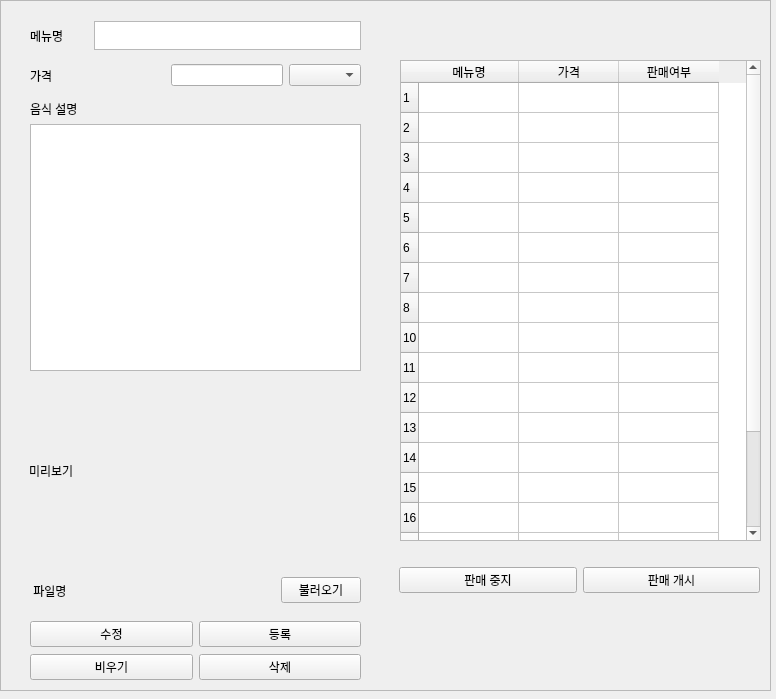
<?xml version="1.0" encoding="UTF-8"?>
<ui version="4.0">
 <class>menuAddForm</class>
 <widget class="QWidget" name="menuAddForm">
  <property name="geometry">
   <rect>
    <x>0</x>
    <y>0</y>
    <width>776</width>
    <height>699</height>
   </rect>
  </property>
  <property name="minimumSize">
   <size>
    <width>776</width>
    <height>699</height>
   </size>
  </property>
  <property name="maximumSize">
   <size>
    <width>776</width>
    <height>699</height>
   </size>
  </property>
  <property name="windowTitle">
   <string>Form</string>
  </property>
  <widget class="QFrame" name="menuWidget">
   <property name="geometry">
    <rect>
     <x>0</x>
     <y>0</y>
     <width>771</width>
     <height>691</height>
    </rect>
   </property>
   <property name="frameShape">
    <enum>QFrame::StyledPanel</enum>
   </property>
   <property name="frameShadow">
    <enum>QFrame::Raised</enum>
   </property>
   <widget class="QTableWidget" name="tableWidget">
    <property name="geometry">
     <rect>
      <x>400</x>
      <y>60</y>
      <width>361</width>
      <height>481</height>
     </rect>
    </property>
    <row>
     <property name="text">
      <string>1</string>
     </property>
    </row>
    <row>
     <property name="text">
      <string>2</string>
     </property>
    </row>
    <row>
     <property name="text">
      <string>3</string>
     </property>
    </row>
    <row>
     <property name="text">
      <string>4</string>
     </property>
    </row>
    <row>
     <property name="text">
      <string>5</string>
     </property>
    </row>
    <row>
     <property name="text">
      <string>6</string>
     </property>
    </row>
    <row>
     <property name="text">
      <string>7</string>
     </property>
    </row>
    <row>
     <property name="text">
      <string>8</string>
     </property>
    </row>
    <row>
     <property name="text">
      <string>10</string>
     </property>
    </row>
    <row>
     <property name="text">
      <string>11</string>
     </property>
    </row>
    <row>
     <property name="text">
      <string>12</string>
     </property>
    </row>
    <row>
     <property name="text">
      <string>13</string>
     </property>
    </row>
    <row>
     <property name="text">
      <string>14</string>
     </property>
    </row>
    <row>
     <property name="text">
      <string>15</string>
     </property>
    </row>
    <row>
     <property name="text">
      <string>16</string>
     </property>
    </row>
    <row>
     <property name="text">
      <string>17</string>
     </property>
    </row>
    <row>
     <property name="text">
      <string>18</string>
     </property>
    </row>
    <row>
     <property name="text">
      <string>19</string>
     </property>
    </row>
    <row>
     <property name="text">
      <string>20</string>
     </property>
    </row>
    <column>
     <property name="text">
      <string>메뉴명</string>
     </property>
    </column>
    <column>
     <property name="text">
      <string>가격</string>
     </property>
    </column>
    <column>
     <property name="text">
      <string>판매여부</string>
     </property>
    </column>
   </widget>
   <widget class="QWidget" name="horizontalLayoutWidget">
    <property name="geometry">
     <rect>
      <x>30</x>
      <y>20</y>
      <width>331</width>
      <height>31</height>
     </rect>
    </property>
    <layout class="QHBoxLayout" name="horizontalLayout">
     <item>
      <widget class="QLabel" name="label">
       <property name="text">
        <string>메뉴명</string>
       </property>
      </widget>
     </item>
     <item>
      <widget class="QPlainTextEdit" name="plainTextEdit">
       <property name="minimumSize">
        <size>
         <width>267</width>
         <height>29</height>
        </size>
       </property>
       <property name="maximumSize">
        <size>
         <width>267</width>
         <height>29</height>
        </size>
       </property>
      </widget>
     </item>
    </layout>
   </widget>
   <widget class="QWidget" name="horizontalLayoutWidget_2">
    <property name="geometry">
     <rect>
      <x>30</x>
      <y>60</y>
      <width>331</width>
      <height>31</height>
     </rect>
    </property>
    <layout class="QHBoxLayout" name="horizontalLayout_2">
     <item>
      <widget class="QLabel" name="label_2">
       <property name="text">
        <string>가격</string>
       </property>
      </widget>
     </item>
     <item>
      <spacer name="horizontalSpacer_2">
       <property name="orientation">
        <enum>Qt::Horizontal</enum>
       </property>
       <property name="sizeHint" stdset="0">
        <size>
         <width>40</width>
         <height>20</height>
        </size>
       </property>
      </spacer>
     </item>
     <item>
      <widget class="QLineEdit" name="lineEdit"/>
     </item>
     <item>
      <widget class="QComboBox" name="comboBox"/>
     </item>
    </layout>
   </widget>
   <widget class="QWidget" name="verticalLayoutWidget">
    <property name="geometry">
     <rect>
      <x>30</x>
      <y>100</y>
      <width>331</width>
      <height>271</height>
     </rect>
    </property>
    <layout class="QVBoxLayout" name="verticalLayout">
     <item>
      <widget class="QLabel" name="label_3">
       <property name="text">
        <string>음식 설명</string>
       </property>
      </widget>
     </item>
     <item>
      <widget class="QTextEdit" name="textEdit"/>
     </item>
    </layout>
   </widget>
   <widget class="QWidget" name="horizontalLayoutWidget_3">
    <property name="geometry">
     <rect>
      <x>30</x>
      <y>570</y>
      <width>331</width>
      <height>41</height>
     </rect>
    </property>
    <layout class="QHBoxLayout" name="horizontalLayout_4">
     <item>
      <widget class="QLabel" name="label_4">
       <property name="text">
        <string> 파일명  </string>
       </property>
      </widget>
     </item>
     <item>
      <spacer name="horizontalSpacer">
       <property name="orientation">
        <enum>Qt::Horizontal</enum>
       </property>
       <property name="sizeHint" stdset="0">
        <size>
         <width>40</width>
         <height>20</height>
        </size>
       </property>
      </spacer>
     </item>
     <item>
      <widget class="QPushButton" name="seletImage">
       <property name="text">
        <string>불러오기</string>
       </property>
      </widget>
     </item>
    </layout>
   </widget>
   <widget class="QWidget" name="horizontalLayoutWidget_4">
    <property name="geometry">
     <rect>
      <x>30</x>
      <y>620</y>
      <width>331</width>
      <height>61</height>
     </rect>
    </property>
    <layout class="QGridLayout" name="gridLayout">
     <item row="0" column="0">
      <widget class="QPushButton" name="modButton">
       <property name="text">
        <string>수정</string>
       </property>
      </widget>
     </item>
     <item row="0" column="1">
      <widget class="QPushButton" name="addButton">
       <property name="text">
        <string>등록</string>
       </property>
      </widget>
     </item>
     <item row="1" column="0">
      <widget class="QPushButton" name="clearButton">
       <property name="text">
        <string>비우기</string>
       </property>
      </widget>
     </item>
     <item row="1" column="1">
      <widget class="QPushButton" name="deleteButton">
       <property name="text">
        <string>삭제</string>
       </property>
      </widget>
     </item>
    </layout>
   </widget>
   <widget class="QWidget" name="horizontalLayoutWidget_5">
    <property name="geometry">
     <rect>
      <x>399</x>
      <y>550</y>
      <width>361</width>
      <height>61</height>
     </rect>
    </property>
    <layout class="QHBoxLayout" name="horizontalLayout_6">
     <item>
      <widget class="QPushButton" name="pushButton_5">
       <property name="text">
        <string>판매 중지</string>
       </property>
      </widget>
     </item>
     <item>
      <widget class="QPushButton" name="pushButton_4">
       <property name="text">
        <string>판매 개시</string>
       </property>
      </widget>
     </item>
    </layout>
   </widget>
   <widget class="QWidget" name="verticalLayoutWidget_2">
    <property name="geometry">
     <rect>
      <x>29</x>
      <y>380</y>
      <width>331</width>
      <height>181</height>
     </rect>
    </property>
    <layout class="QVBoxLayout" name="verticalLayout_2">
     <item>
      <widget class="QLabel" name="label_5">
       <property name="text">
        <string>미리보기</string>
       </property>
      </widget>
     </item>
    </layout>
   </widget>
  </widget>
 </widget>
 <resources/>
 <connections/>
</ui>
